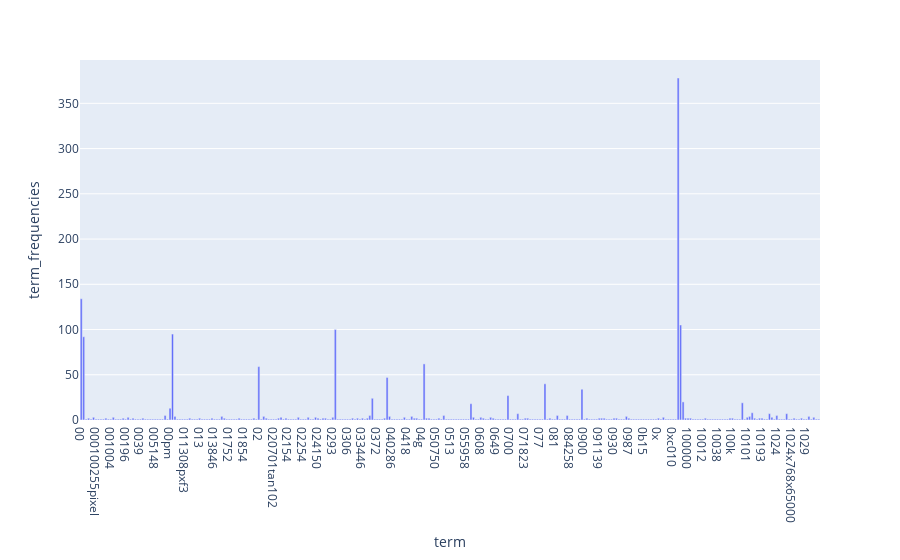

Notebook source saved alongside this figure:
### Markdown cell above
### Exercise 13

### Code cell
# Answer here
import plotly.express as px
df = pd.DataFrame()
df['term_frequencies'] = term_frequencies[:300]
df['term'] = count_vect.get_feature_names_out()[:300]
fig = px.bar(df, x='term', y='term_frequencies')
fig.show()

### Figure 1 — Plotly figure (JSON) as saved in the notebook; plotly's stock layout.template omitted (floating-point values rounded to 4 significant figures; data arrays with more than 128 entries replaced by an {"elided": "..."} marker saying what was removed)
{"data": [{"alignmentgroup": "True", "hovertemplate": "term=%{x}<br>term_frequencies=%{y}<extra></extra>", "legendgroup": "", "marker": {"color": "#636efa", "pattern": {"shape": ""}}, "name": "", "offsetgroup": "", "orientation": "v", "showlegend": false, "textposition": "auto", "type": "bar", "x": {"elided": "300 str values"}, "xaxis": "x", "y": {"elided": "300 int values"}, "yaxis": "y"}], "layout": {"barmode": "relative", "legend": {"tracegroupgap": 0}, "margin": {"t": 60}, "xaxis": {"anchor": "y", "domain": [0, 1], "title": {"text": "term"}}, "yaxis": {"anchor": "x", "domain": [0, 1], "title": {"text": "term_frequencies"}}}}
